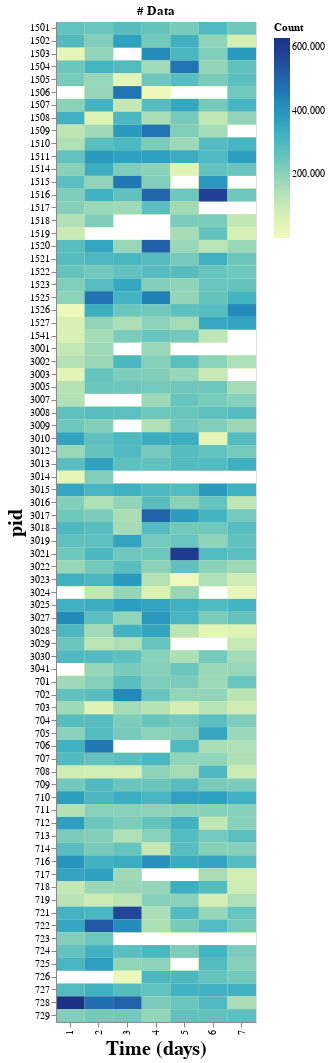

Here is the notebook cell this chart was saved with:
### Code cell
import altair as alt
CNT_DATA_ = CNT_DATA_.reset_index()[~CNT_DATA_.reset_index().data_type.str.contains('Entity')]
alt.data_transformers.disable_max_rows()
#CNT_DATA_.fillna(0,inplace=True)
selection = alt.selection_single(
    fields=['data_type'],
    bind=alt.binding_select(
        options=CNT_DATA_['data_type'].unique(),
        name='Data Type: '
    )
)


charts = alt.Chart(
    CNT_DATA_
).mark_rect().encode(
     x=alt.X('days:O', title='Time (days)'),
     y=alt.Y('pid:O', title='pid'),
     
     color=alt.Color('cnt:Q', title='Count')
).transform_filter(
    selection
).add_selection(
    selection
).properties(
    title='# Data',
    width = 200,
    height=1000).configure_axis(
    labelFontSize=10,
    titleFontSize=20
)
# sometimes participants do not provide certain entities. E participant:3008 do not provide ConnectionEntity hence this should be shown in the chart as 0 
charts

### Figure 1 — Vega-Lite specification as saved in the notebook (floating-point values rounded to 4 significant figures; data arrays with more than 128 entries replaced by an {"elided": "..."} marker saying what was removed)
{"config": {"view": {"continuousWidth": 400, "continuousHeight": 300}, "axis": {"labelFontSize": 10, "titleFontSize": 20}}, "data": {"name": "data-0ff0c94f25bc5f4b3450b83f984224c7"}, "mark": "rect", "encoding": {"color": {"type": "quantitative", "field": "cnt", "title": "Count"}, "x": {"type": "ordinal", "field": "days", "title": "Time (days)"}, "y": {"type": "ordinal", "field": "pid", "title": "pid"}}, "height": 1000, "selection": {"selector004": {"type": "single", "fields": ["data_type"], "bind": {"input": "select", "options": ["Gsr", "AmbientLight", "RRInterval", "Distance", "Calories", "Pedometer", "UV", "HeartRate", "SkinTemperature", "Accelerometer"], "name": "Data Type: "}}}, "title": "# Data", "transform": [{"filter": {"selection": "selector004"}}], "width": 200, "$schema": "https://vega.github.io/schema/vega-lite/v4.8.1.json", "datasets": {"data-0ff0c94f25bc5f4b3450b83f984224c7": {"elided": "5460 records"}}}
